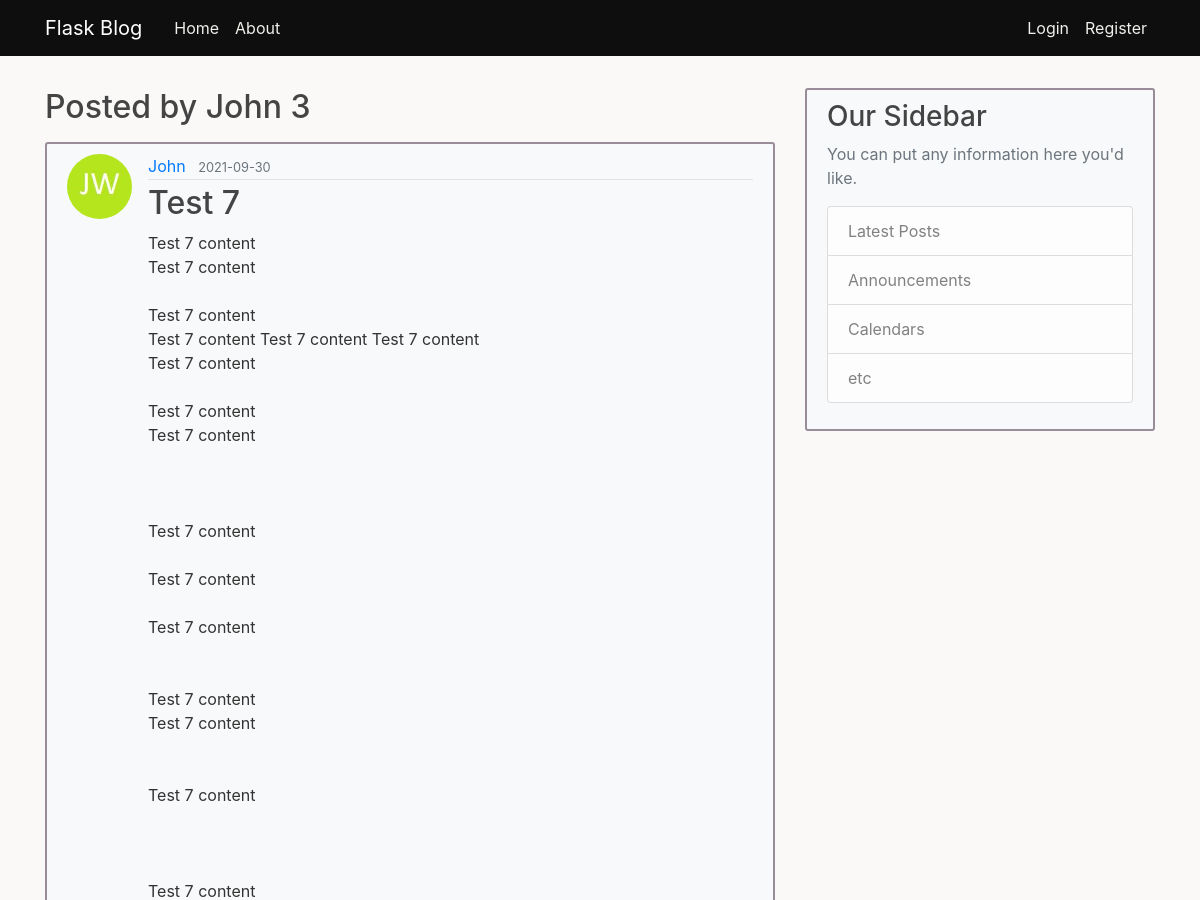
The app's page /user/John (upper part), older data.
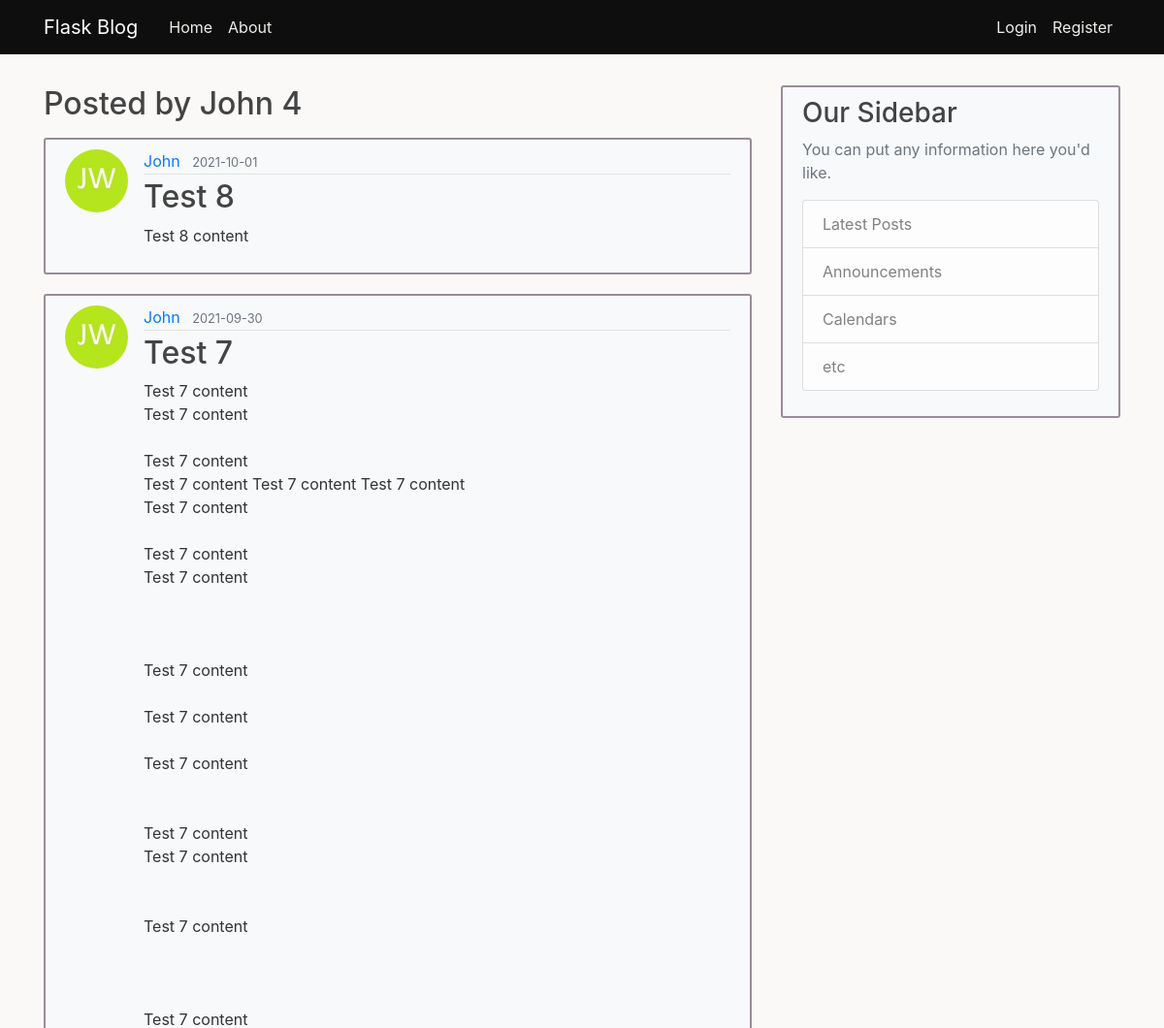
The same page, newer data.
### flaskblog/models.py (models this page shows, shortened)
class Post(db.Model):
    id = db.Column(db.Integer, primary_key=True)
    title = db.Column(db.String(100), nullable=False)
    date_posted = db.Column(db.DateTime, nullable=False, default=datetime.utcnow())
    content = db.Column(db.Text, nullable=False)
    user_id = db.Column(db.Integer, db.ForeignKey('user.id'), nullable=False)

class User(db.Model, UserMixin):
    id = db.Column(db.Integer, primary_key=True)
    username = db.Column(db.String(20), unique=True, nullable=False)
    email = db.Column(db.String(120), unique=True, nullable=False)
    image_file = db.Column(db.String(20), nullable=False, default='default.jpg')
    password = db.Column(db.String(60), nullable=False)
    posts = db.relationship('Post', backref='author', lazy=True)

### flaskblog/routes.py (the view)
@app.route('/user/<string:username>')
def user_posts(username):
    page = request.args.get('page', 1, type=int)
    user = User.query.filter_by(username=username).first_or_404()
    posts = Post.query\
        .filter_by(author=user)\
        .order_by(Post.date_posted.desc())\
        .paginate(page=page, per_page=4)
    return render_template('user_posts.html', posts=posts, user=user)

### flaskblog/templates/user_posts.html (shortened to what this page needs)
{% extends "layout.html" %}
{% block content %}
<h2 class="mb-3">Posted by {{ user.username }} {{ posts.total }}</h2>
{% for post in posts.items %}
<article class="media content-section">
    <img class="rounded-circle article-img"
    src="{{ url_for('static', filename='profile_pictures/' + post.author.image_file) }}" alt="">
    <div class="media-body">
      <div class="article-metadata">
        <a class="mr-2" href="{{ url_for('user_posts', username=post.author.username) }}">{{ post.author.username }}</a>
        <small class="text-muted">{{ post.date_posted.strftime('%Y-%m-%d') }}</small>
      </div>
      <h2><a class="article-title" href="{{ url_for('post', post_id=post.id)}}">{{ post.title }}</a></h2>
      <p class="article-content">{{ post.content }}</p>
    </div>
</article>
{% endfor %}
{% endblock content %}

Row changes from the older to the newer data that the page shows:
added Post: image_file (picture), author.username "John", date_posted "2021-10-01", title "Test 8", content "Test 8 content"
Text that changed along with them:
{{ posts.total }}: "3" → "4"
